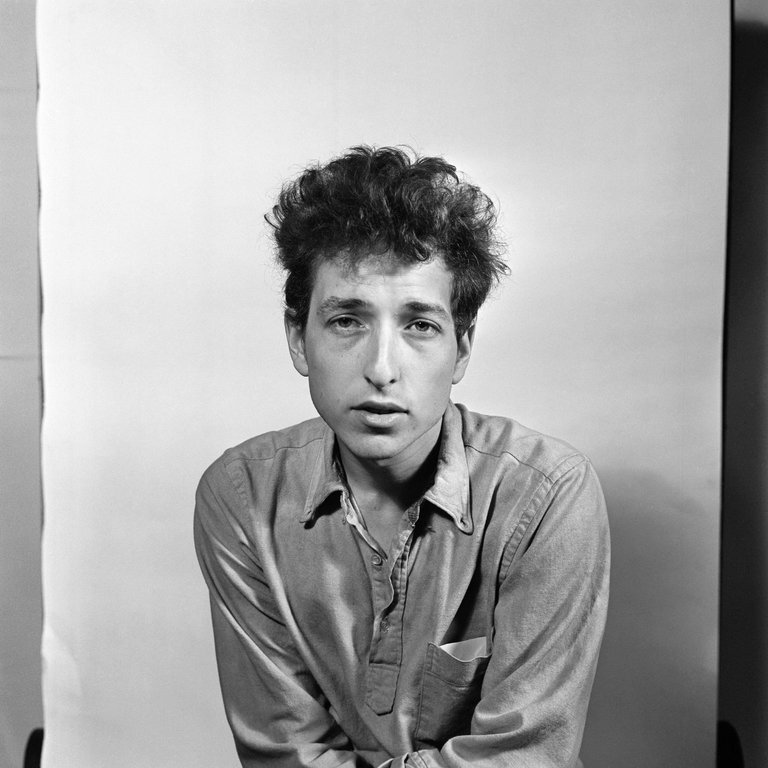
#> input picture project/website/python_nb/images_duckduckgo/Bob_Dylan.jpg, 768 x 768 px; its folder holds 4 pictures in this run
$ jupyter execute 'image dimensions.ipynb'
#> lines starting #> are read from the running program, lines starting #| are printed output that depends on the picture
[cell 1]
import cv2
import os
from pprint import pprint
import math

[cell 2]
folder = "images_duckduckgo"
list_filenames = []
for dirs, subdirs, files in os.walk(folder):
    for file in files:
        list_filenames.append(file)
pprint(list_filenames)

[cell 3]
dim_max = 200
for filename in list_filenames:
    print(filename)
    path = os.path.join(folder,filename)
    test = cv2.imread(path)
#> test is the input picture: shape (768, 768, 3); min 0, max 255, mean 164.8
    print(test.shape)
#| (768, 768, 3)
    (row, col, channel) = test.shape
#> row = 768; col = 768; channel = 3
    if(row >= col):
        row_final = dim_max
        col_final = math.floor(dim_max/row*col)
#> col_final = 200
    else:
        col_final = dim_max
        row_final = math.floor(dim_max/col*row)
    cv2.imshow("normal", test)
    test2 = cv2.resize(test, (col_final,row_final))
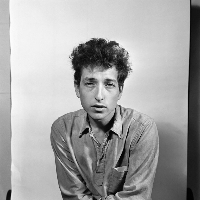
#> test2: shape (200, 200, 3); min 0, max 253, mean 164.7
    print(test2.shape)
#| (200, 200, 3)
    cv2.imshow("resized", test2)
#     cv2.waitKey(0)
    path_save = os.path.join("im_resized", filename)
    cv2.imwrite(path_save, test2)
#> pass 2 of the loop `for filename in list_filenames:`:
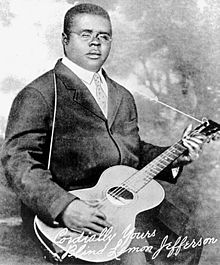
#> input picture project/website/python_nb/images_duckduckgo/Blind_Lemon_Jefferson.jpg, 220 x 265 px
#> test is the input picture: shape (265, 220, 3); min 0, max 255, mean 143.1
#| (265, 220, 3)
#> `test2 = cv2.resize(test, (col_final,row_final))`:
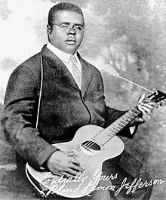
#> test2: shape (200, 166, 3); min 0, max 255, mean 143
#| (200, 166, 3)
#> pass 3 of the loop `for filename in list_filenames:`:
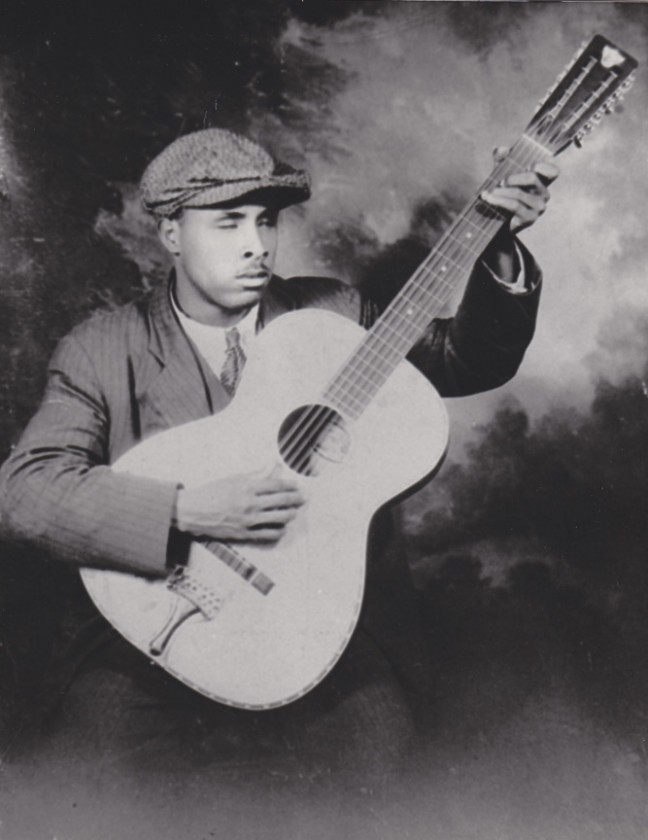
#> input picture project/website/python_nb/images_duckduckgo/Blind_Willie_McTell.jpg, 648 x 840 px
#> test is the input picture: shape (840, 648, 3); mean B, G, R 98.8, 97.1, 100.4
#| (840, 648, 3)
#> `test2 = cv2.resize(test, (col_final,row_final))`:
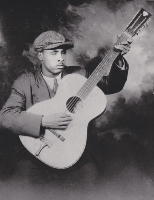
#> test2: shape (200, 154, 3); mean B, G, R 98.7, 97, 100.3
#| (200, 154, 3)
#> the loop made 4 passes; the first 3 are shown
cv2.destroyAllWindows()
